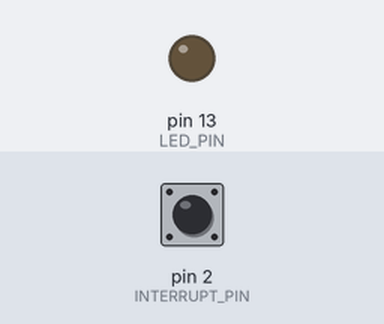
The sketch below on a simulated Arduino Uno, built with avr-gcc and run on an emulated ATmega328P. Shown: output pins drawn as LEDs (lit = HIGH). Inputs (shaded band) come from the test bench; at power-on: pin 2 (INTERRUPT_PIN) HIGH.

Above: at 1.2 s.
1.3 s: pin 2 (INTERRUPT_PIN) pulled LOW for 0.15 s
At 2.2 s:
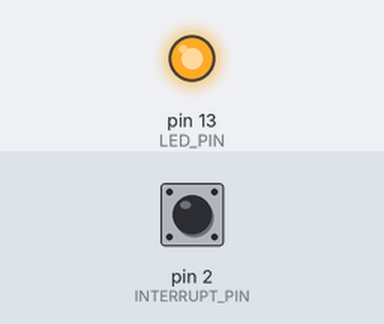
Timing chart, 0 to 7.8 s (numbered marks = the images above; inputs shaded):
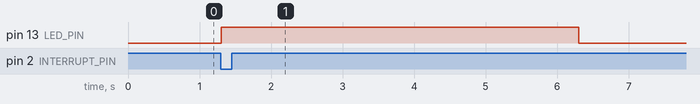

Measured:
- after the input at 1.3 s, pin 13 (LED_PIN): LOW → HIGH at once, → LOW 5.0 s later

The sketch:

14_interrupt_button.ino
```cpp
// Uses hardware interrupts to freeze the current execution thread and react instantly to a click
const int INTERRUPT_PIN = 2; // Pin 2 is an interrupt pin on Uno/Nano
const int LED_PIN = 13;
volatile bool motionDetected = false; // "volatile" ensures memory updates mid-loop

void setup() {
  pinMode(LED_PIN, OUTPUT);
  pinMode(INTERRUPT_PIN, INPUT_PULLUP);

  // Trigger the function 'flagEvent' the exact microsecond Pin 2 transitions from HIGH to LOW
  attachInterrupt(digitalPinToInterrupt(INTERRUPT_PIN), flagEvent, FALLING);
}

void loop() {
  if (motionDetected) {
    digitalWrite(LED_PIN, HIGH);
    delay(5000); // Visual indicator hold
    digitalWrite(LED_PIN, LOW);
    motionDetected = false; // Reset the flag
  }
}

// Keep interrupt service routines (ISR) incredibly brief! No delays allowed here.
void flagEvent() {
  motionDetected = true;
}
```
